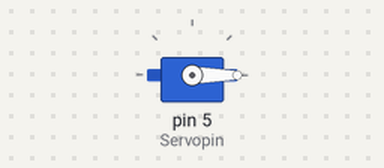
Simulated run of this sketch. Board: Arduino Uno, built with avr-gcc and run on an emulated ATmega328P. On the bench: servo.

Above: at 0.05 s.
At 1.5 s:
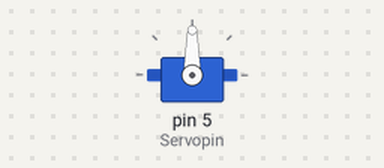
At 3.0 s:
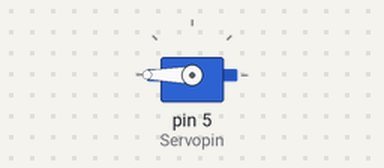
Timing chart, 0 to 6.9 s (numbered marks = the images above):
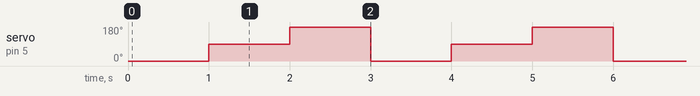

Measured:
- by itself, servo on pin 5 (Servopin): repeats every 3.0 s: 180° 1.0 s, 0° 1.0 s, 90° 1.0 s

The sketch:

servo.ino
```cpp
#include<Servo.h>
int Servopin=5;
Servo Servo1;
void setup() {
  // put your setup code here, to run once:
  Servo1.attach(Servopin);

}

void loop() {
  // put your main code here, to run repeatedly:
  Servo1.write(0);
  delay(1000);
  Servo1.write(90);
  delay(1000);
  Servo1.write(180);
  delay(1000);

}
```
